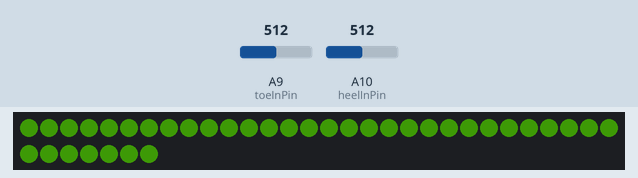
Bench run of a sketch on a simulated Arduino Mega 2560, built with avr-gcc and run on an emulated ATmega2560. Parts: 37 RGB LEDs in strip order, left to right, continuing on the next row. The test bench sets the inputs (shaded band); at power-on: A9 (toeInPin) = 512, A10 (heelInPin) = 512. Dim RGB values are drawn brighter than linear.

Above: at 1.2 s.
1.3 s: A9 (toeInPin) set to 374
At 2.1 s:
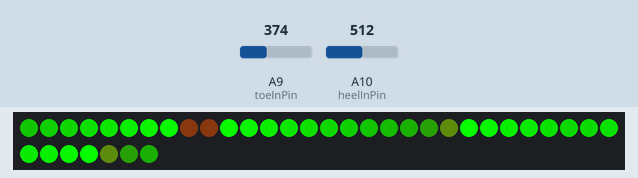
2.8 s: A10 (heelInPin) set to 900
At 3.3 s:
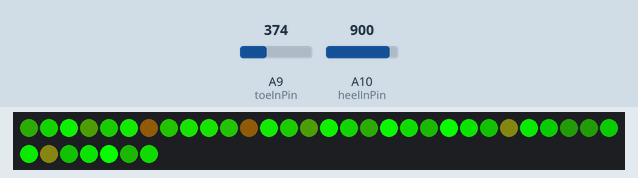
4.3 s: A9 (toeInPin) set to 394
5.8 s: A10 (heelInPin) set to 306
At 6.7 s:
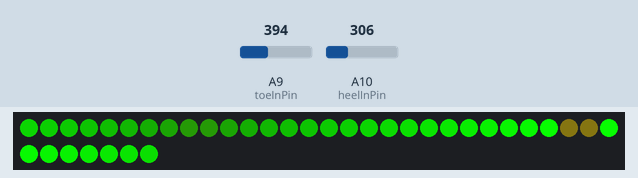
7.3 s: A9 (toeInPin) set to 306
At 7.8 s:
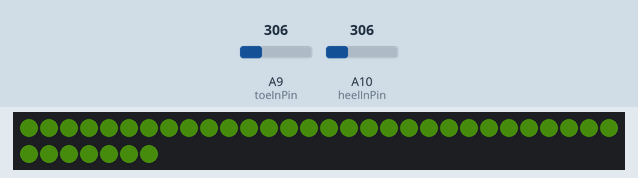
8.8 s: A10 (heelInPin) set to 394
At 10.2 s:
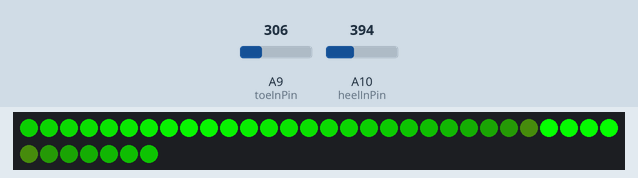
Timing chart, 0 to 11.3 s (numbered marks = the images above; inputs shaded):
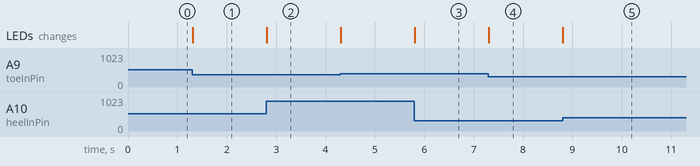

Measured:
- after the input at 1.3 s, the LEDs: change at once (image 1)
- after the input at 2.8 s, the LEDs: change at once (image 2)
- after the input at 5.8 s, the LEDs: change at once (image 3)
- after the input at 7.3 s, the LEDs: change at once (image 4)
- after the input at 8.8 s, the LEDs: change at once (image 5)

The sketch:

light-up-kicks-left-foot.ino
```cpp
/*Author: Naomi Touchet
  August 2015
  Credit to: Adafruit Firewalker code by Phillip Burgess & Clayton Ritcher's Luminous Lowtops
*/

#include <Adafruit_NeoPixel.h>

const int numStrand = 37; //number of RGB LEDs in strand
const int heelInPin = A10; //Analog input pin for toe sensor
const int toeInPin = A9; //Analog input pin for heel sensor
const int backOfShoe = 8; //index of the rear-most LED on shoe
const int shoeLength = 18; //Number of LEDs down one side of the shoe
Adafruit_NeoPixel strip = Adafruit_NeoPixel(numStrand, 6, NEO_GRB + NEO_KHZ800); //instance of the strip object
int toeSensorValue = 0; //value read from toe sensor
int heelSensorValue = 0; //value read from heel sensor
int decrementCounter = 8;
int secondDecrementCounter = 36;
int colorCount = 0;

void setup() {
  // initialize communication with serial
  Serial.begin(9600);
  //set pin mode
  pinMode(9, INPUT_PULLUP);
  pinMode(10, INPUT_PULLUP);

  //start up neopixel strip
  strip.begin();
  strip.show(); //Initialize all pixels to 'off'
}

void loop() {
  // read the analog in value:
  toeSensorValue = analogRead(toeInPin)*1.5;
  heelSensorValue = analogRead(heelInPin)*1.5;
  // print the results to the serial monitor:
//  Serial.println("toe");
//  Serial.println(toeSensorValue);
//  Serial.println("heel");
//  Serial.println(heelSensorValue);
//  delay(50);


    //iterate throught the LEDs(only half way because the shoe is a mirror image
  for (int i=8; i<=27; i++) {
    if(decrementCounter >=0){
      decrementCounter--;
      //set the current LED and its mirrored pair to a combination of the front and back force sensor readings, proportional to their distance from each sensor
      strip.setPixelColor(i, getColorFromForce((toeSensorValue*colorCount+heelSensorValue*((36/2)-colorCount-1))/10));
      strip.setPixelColor(decrementCounter, getColorFromForce((toeSensorValue*colorCount+heelSensorValue*((36/2)-colorCount-1))/10));
    }else if(secondDecrementCounter >= 27){
      //set the current LED and its mirrored pair to a combination of the front and back force sensor readings, proportional to their distance from each sensor
      strip.setPixelColor(i, getColorFromForce((toeSensorValue*colorCount+heelSensorValue*((36/2)-colorCount-1))/10));
      strip.setPixelColor(secondDecrementCounter, getColorFromForce((toeSensorValue*colorCount+heelSensorValue*((36/2)-colorCount-1))/10));
      secondDecrementCounter--;
    }
    colorCount++;
  }
  decrementCounter = 10;
  secondDecrementCounter = 36;
  colorCount = 0;
    //send the new colors to the strip
  strip.show();

}

//color flash function
void colorWipe(uint32_t c, uint8_t wait) {
  for(uint16_t i=0; i<strip.numPixels(); i++) {
      strip.setPixelColor(i, c);
      strip.show();
      delay(wait);
  }

//right & left feet = 37 pixels total, rearmost = 8,  pixels long = 18,  top = 26


}

//helper function that shifts and scales the force reading to a range of 0-384(for the color wheel function)
uint32_t getColorFromForce(int force){
  //the shift and scaling factors were found experimentally
  int color=force*2;
//  Serial.println("color");
//  Serial.println(color);
//  delay(500);
  if (color>384){
    color=384;
  }
  else if (color<0){
    color=0;
  }
  //return the color that matches the force
  return Wheel(color);
}

//Input a value 0 to 384 to get a color value.
//The colours are a transition b - g -r - back to b
uint32_t Wheel(uint16_t WheelPos)
{
  byte r, g, b;
  switch(WheelPos / 128)
  {
    case 0:
      b = 127 - WheelPos % 128;   //blue down
      g = WheelPos % 128;      // Green up
      r = 0;                  //red off
      break;
    case 1:
      g = 127 - WheelPos % 128;  //green down
      r = WheelPos % 128;      //red up
      b = 0;                  //blue off
      break;
    case 2:
      r = 127 - WheelPos % 128;  //red down
      b = WheelPos % 128;      //blue up
      g = 0;                  //green off
      break;
  }
  return(strip.Color(r,g,b));
}
```
